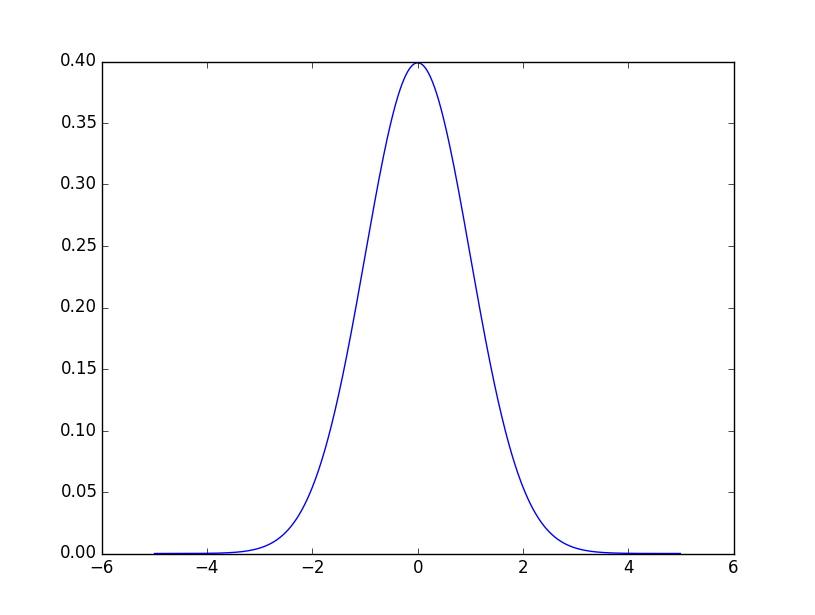

Write Python code to recreate this figure.
import pylab
import numpy
from scipy.stats import norm
import random


# function for standard normal equation
def sne(x):
    return numpy.power(numpy.e, -0.5 * x * x) / numpy.sqrt(2 * numpy.pi)

def main():
    # 1000 spaced numbers
    x = numpy.arange(-5.0, 5.0, 0.01)
    y1 = sne(x)

    pylab.plot(x, y1)
    pylab.show()

    y = norm.cdf(x)
    x2 = []
    for i in range(1000):
        x2.append(random.normalvariate(0, 1))

    values, base = numpy.histogram(x2, bins=1000)
    normal_values = values / float(values.sum())
    #evaluate the cumulative
    cumulative = numpy.cumsum(normal_values)
    # plot the cumulative function
    pylab.plot(base[:-1], cumulative, 'ro')

    pylab.plot(x, y, color="black")
    pylab.xlabel("Variate")
    pylab.ylabel("Cumulative Probability")
    pylab.show()

if __name__ == '__main__':
    main()
